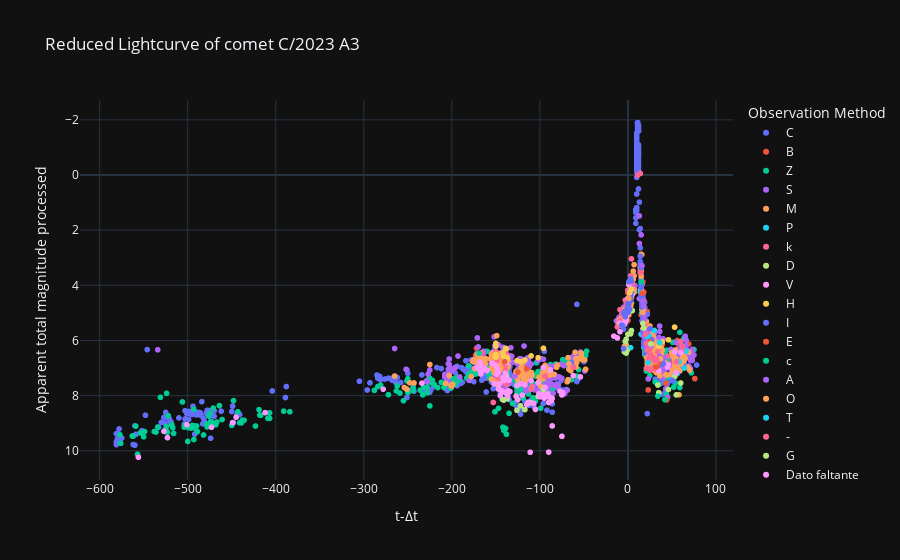

Notebook code cell kept with this figure:
### Code cell
# Curva de luz reducida
labels = {'delta_t':'t-Δt','magnitud_reducida':'Apparent total magnitude processed', 'obs_method_key' : 'Observation Method'}
fig = px.scatter(curva_de_luz_procesada_df, x='delta_t', y='magnitud_reducida', color='obs_method_key', template= 'plotly_dark', labels= labels, title=f'Reduced Lightcurve of comet {nombre_cometa}')
fig.update_yaxes(autorange="reversed")
fig.show()

### Figure 1 — Plotly figure (JSON) as saved in the notebook; plotly's stock layout.template omitted (floating-point values rounded to 4 significant figures; data arrays with more than 128 entries replaced by an {"elided": "..."} marker saying what was removed)
{"data": [{"hovertemplate": "Observation Method=C<br>t-Δt=%{x}<br>Apparent total magnitude processed=%{y}<extra></extra>", "legendgroup": "C", "marker": {"color": "#636efa", "symbol": "circle"}, "mode": "markers", "name": "C", "showlegend": true, "type": "scattergl", "x": {"elided": "583 int values"}, "xaxis": "x", "y": {"elided": "583 float values"}, "yaxis": "y"}, {"hovertemplate": "Observation Method=B<br>t-Δt=%{x}<br>Apparent total magnitude processed=%{y}<extra></extra>", "legendgroup": "B", "marker": {"color": "#EF553B", "symbol": "circle"}, "mode": "markers", "name": "B", "showlegend": true, "type": "scattergl", "x": {"elided": "157 int values"}, "xaxis": "x", "y": {"elided": "157 float values"}, "yaxis": "y"}, {"hovertemplate": "Observation Method=Z<br>t-Δt=%{x}<br>Apparent total magnitude processed=%{y}<extra></extra>", "legendgroup": "Z", "marker": {"color": "#00cc96", "symbol": "circle"}, "mode": "markers", "name": "Z", "showlegend": true, "type": "scattergl", "x": {"elided": "347 int values"}, "xaxis": "x", "y": {"elided": "347 float values"}, "yaxis": "y"}, {"hovertemplate": "Observation Method=S<br>t-Δt=%{x}<br>Apparent total magnitude processed=%{y}<extra></extra>", "legendgroup": "S", "marker": {"color": "#ab63fa", "symbol": "circle"}, "mode": "markers", "name": "S", "showlegend": true, "type": "scattergl", "x": {"elided": "424 int values"}, "xaxis": "x", "y": {"elided": "424 float values"}, "yaxis": "y"}, {"hovertemplate": "Observation Method=M<br>t-Δt=%{x}<br>Apparent total magnitude processed=%{y}<extra></extra>", "legendgroup": "M", "marker": {"color": "#FFA15A", "symbol": "circle"}, "mode": "markers", "name": "M", "showlegend": true, "type": "scattergl", "x": {"elided": "516 int values"}, "xaxis": "x", "y": {"elided": "516 float values"}, "yaxis": "y"}, {"hovertemplate": "Observation Method=P<br>t-Δt=%{x}<br>Apparent total magnitude processed=%{y}<extra></extra>", "legendgroup": "P", "marker": {"color": "#19d3f3", "symbol": "circle"}, "mode": "markers", "name": "P", "showlegend": true, "type": "scattergl", "x": [66, 64, 58, 56, 54, 49, 30, 24, 22, 18, 18, 17, 16, 16, 15, 15, 14, 3], "xaxis": "x", "y": [6.387, 7.001, 6.77, 7.203, 7.244, 7.424, 5.637, 5.833, 6.154, 6.25, 5.75, 5.28, 4.987, 4.587, 5.773, 3.873, 4.244, 6.26], "yaxis": "y"}, {"hovertemplate": "Observation Method=k<br>t-Δt=%{x}<br>Apparent total magnitude processed=%{y}<extra></extra>", "legendgroup": "k", "marker": {"color": "#FF6692", "symbol": "circle"}, "mode": "markers", "name": "k", "showlegend": true, "type": "scattergl", "x": [62, 61, 60, 55, 45, 34, 30, 26, 25, 22, 21, 5, 4, 3, 1, 0, -1, -2, -2, -3, -3, -3, -4, -7, -9, -9, -12, -62, -94, -109, -110, -120, -138, -138, -138, -139, -139, -139, -139, -144, -148, -149, -150, -150, -153, -166], "xaxis": "x", "y": [6.219, 6.379, 6.042, 6.774, 6.564, 6.415, 7.037, 7.024, 7.076, 6.154, 7.009, 3.918, 3.042, 3.66, 3.873, 4.175, 4.668, 4.658, 4.758, 5.037, 5.037, 4.537, 5.016, 5.043, 5.282, 4.882, 5.509, 6.975, 7.303, 7.669, 7.761, 7.586, 7.601, 6.301, 6.501, 6.688, 6.888, 6.888, 7.088, 7.513, 7.344, 6.726, 6.407, 6.607, 8.247, 6.442], "yaxis": "y"}, {"hovertemplate": "Observation Method=D<br>t-Δt=%{x}<br>Apparent total magnitude processed=%{y}<extra></extra>", "legendgroup": "D", "marker": {"color": "#B6E880", "symbol": "circle"}, "mode": "markers", "name": "D", "showlegend": true, "type": "scattergl", "x": [60, 55, 53, 46, 35, 34, 5, 4, 3, 0, -1, -2, -2, -3, -3, -3, -4, -96, -102, -110, -117, -122, -126, -137, -138, -141, -142], "xaxis": "x", "y": [7.542, 7.974, 7.317, 7.776, 7.892, 7.615, 4.918, 5.642, 5.76, 5.775, 6.368, 5.958, 6.458, 6.037, 6.337, 6.037, 6.416, 7.782, 8.026, 8.261, 8.508, 8.369, 8.534, 8.115, 7.301, 8.159, 8.145], "yaxis": "y"}, {"hovertemplate": "Observation Method=V<br>t-Δt=%{x}<br>Apparent total magnitude processed=%{y}<extra></extra>", "legendgroup": "V", "marker": {"color": "#FF97FF", "symbol": "circle"}, "mode": "markers", "name": "V", "showlegend": true, "type": "scattergl", "x": [60, 55, 53, 46, 45, 41, 39, 35, 34, 30, 22, 18, 17, 5, 4, 3, 2, 1, 0, -1, -2, -2, -3, -3, -3, -4, -7, -9, -9, -12, -16, -54, -62, -74, -75, -75, -77, -86, -86, -87, -88, -88, -90, -90, -91, -92, -94, -95, -96, -96, -97, -100, -101, -102, -105, -107, -110, -111, -113, -115, -117, -120, -122, -125, -126, -127, -134, -135, -135, -136, -137, -137, -138, -139, -140, -141, -141, -142, -144, -145, -146, -147, -148, -148, -149, -150, -152, -154, -160, -161, -164, -165, -166, -166, -167, -168, -168, -172, -234, -278, -412, -445, -449, -473, -501, -523, -527, -556], "xaxis": "x", "y": [6.442, 7.174, 6.417, 6.876, 6.964, 6.842, 6.745, 7.092, 6.715, 6.737, 6.154, 5.55, 5.18, 4.318, 3.842, 4.26, 4.369, 3.973, 4.475, 5.068, 5.258, 5.058, 5.337, 5.337, 5.137, 5.416, 5.443, 5.382, 5.682, 5.909, 5.844, 7.322, 7.275, 7.895, 7.976, 9.476, 7.84, 8.099, 9.099, 8.186, 8.074, 7.074, 8.249, 10.05, 7.937, 8.025, 7.703, 8.092, 7.982, 6.982, 7.972, 8.044, 7.935, 7.526, 8.5, 8.285, 7.461, 10.05, 8.239, 8.325, 7.608, 7.986, 7.569, 8.143, 7.634, 8.025, 7.852, 7.84, 7.44, 7.827, 7.415, 8.015, 6.801, 7.188, 7.874, 7.359, 7.459, 7.345, 7.813, 7.996, 7.581, 7.762, 7.044, 7.144, 7.226, 6.907, 7.568, 6.827, 7.092, 7.067, 6.993, 7.068, 6.942, 6.942, 7.215, 7.088, 6.788, 6.979, 7.549, 7.765, 8.617, 8.783, 8.979, 9.147, 9.055, 9.523, 9.293, 10.23], "yaxis": "y"}, {"hovertemplate": "Observation Method=H<br>t-Δt=%{x}<br>Apparent total magnitude processed=%{y}<extra></extra>", "legendgroup": "H", "marker": {"color": "#FECB52", "symbol": "circle"}, "mode": "markers", "name": "H", "showlegend": true, "type": "scattergl", "x": [53, 46, 39, 35, -96, -102, -110, -117, -122, -126, -137, -138, -138, -139, -139, -141, -142, -150, -150, -150, -150], "xaxis": "x", "y": [5.517, 5.976, 6.045, 6.192, 6.282, 6.626, 6.561, 6.708, 6.769, 6.734, 6.615, 6.301, 6.701, 6.288, 6.688, 6.559, 6.445, 6.107, 6.507, 6.207, 6.607], "yaxis": "y"}, {"hovertemplate": "Observation Method=I<br>t-Δt=%{x}<br>Apparent total magnitude processed=%{y}<extra></extra>", "legendgroup": "I", "marker": {"color": "#636efa", "symbol": "circle"}, "mode": "markers", "name": "I", "showlegend": true, "type": "scattergl", "x": [51, 50, 40, 37, 36, 34, 27, 25, 25, 25, 24, 24, 23, 22, 22, 22, 22, 22, 21, 21, 21, 20, 20, 20, 20, 19, 19, 19, 19, 19, 18, 18, 18, 18, 18, 18, 18, 18, 18, 18, 17, 17, 17, 17, 17, 17, 17, 17, 16, 16, 16, 16, 16, 16, 15, 15, 15, 15, 15, 15, 15, 15, 15, 15, 15, 15, 14, 14, 14, 14, 13, 13, 12, 10, 4, 4, 4, 4, 3, 3, 3, 3, 3, 3, 3, 2, 2, 2, 1, 1, 1, 1, 0, 0, 0, 0, 0, -3, -3, -3, -5, -5, -6, -7], "xaxis": "x", "y": [7.468, 7.444, 6.843, 6.864, 6.778, 6.915, 5.969, 6.076, 5.976, 5.576, 6.333, 6.233, 6.294, 6.254, 6.154, 6.154, 6.254, 5.054, 5.709, 5.809, 6.109, 6.466, 5.666, 5.966, 6.266, 6.212, 6.112, 5.012, 5.712, 5.912, 6.15, 5.75, 5.25, 6.05, 5.65, 5.15, 5.75, 5.55, 5.65, 5.05, 4.68, 5.18, 5.68, 5.68, 4.68, 4.58, 5.38, 5.18, 4.387, 4.587, 4.787, 4.787, 4.687, 5.287, 4.373, 4.373, 4.073, 3.873, 3.373, 3.873, 3.873, 3.873, 3.273, 3.873, 3.973, 4.073, 3.244, 2.944, 2.944, 3.144, 1.985, 0.9852, 0.5069, 1.189, 4.242, 3.842, 4.142, 4.142, 3.76, 4.36, 4.56, 4.46, 4.56, 4.56, 4.56, 4.469, 4.469, 4.869, 4.473, 4.673, 4.673, 4.573, 4.675, 4.775, 4.975, 4.975, 4.775, 4.937, 4.937, 5.137, 4.997, 6.297, 5.466, 5.443], "yaxis": "y"}, {"hovertemplate": "Observation Method=E<br>t-Δt=%{x}<br>Apparent total magnitude processed=%{y}<extra></extra>", "legendgroup": "E", "marker": {"color": "#EF553B", "symbol": "circle"}, "mode": "markers", "name": "E", "showlegend": true, "type": "scattergl", "x": [44, 43, 35, 33, 32, 31, 25, 24, 16, -140], "xaxis": "x", "y": [8.154, 7.546, 6.792, 6.939, 6.968, 6.902, 6.276, 6.033, 4.287, 6.774], "yaxis": "y"}, {"hovertemplate": "Observation Method=c<br>t-Δt=%{x}<br>Apparent total magnitude processed=%{y}<extra></extra>", "legendgroup": "c", "marker": {"color": "#00cc96", "symbol": "circle"}, "mode": "markers", "name": "c", "showlegend": true, "type": "scattergl", "x": [42, 34, 15, -135, -138, -139, -141, -142, -147, -151, -169], "xaxis": "x", "y": [8.144, 8.015, 3.873, 8.64, 9.401, 9.188, 9.259, 9.145, 8.462, 8.588, 6.461], "yaxis": "y"}, {"hovertemplate": "Observation Method=A<br>t-Δt=%{x}<br>Apparent total magnitude processed=%{y}<extra></extra>", "legendgroup": "A", "marker": {"color": "#ab63fa", "symbol": "circle"}, "mode": "markers", "name": "A", "showlegend": true, "type": "scattergl", "x": [41, 36, 35, 26, 24, 22, 21, 20, 20, 19, 18, 18, 18, 17, 16, 15], "xaxis": "x", "y": [6.642, 6.578, 5.892, 6.224, 6.133, 5.754, 6.209, 5.866, 5.666, 5.212, 5.05, 5.85, 4.75, 4.58, 3.287, 2.173], "yaxis": "y"}, {"hovertemplate": "Observation Method=O<br>t-Δt=%{x}<br>Apparent total magnitude processed=%{y}<extra></extra>", "legendgroup": "O", "marker": {"color": "#FFA15A", "symbol": "circle"}, "mode": "markers", "name": "O", "showlegend": true, "type": "scattergl", "x": [37, 32, 30, 29, 24, 23, 17, 1], "xaxis": "x", "y": [6.664, 6.768, 6.737, 6.776, 6.633, 6.594, 4.98, 4.473], "yaxis": "y"}, {"hovertemplate": "Observation Method=T<br>t-Δt=%{x}<br>Apparent total magnitude processed=%{y}<extra></extra>", "legendgroup": "T", "marker": {"color": "#19d3f3", "symbol": "circle"}, "mode": "markers", "name": "T", "showlegend": true, "type": "scattergl", "x": [36, 23, 22], "xaxis": "x", "y": [6.078, 6.794, 5.854], "yaxis": "y"}, {"hovertemplate": "Observation Method=-<br>t-Δt=%{x}<br>Apparent total magnitude processed=%{y}<extra></extra>", "legendgroup": "-", "marker": {"color": "#FF6692", "symbol": "circle"}, "mode": "markers", "name": "-", "showlegend": true, "type": "scattergl", "x": [33, 32, 31, 30, 30, 29, 26, 24, 24, 22, 21, 20, 19, 14, 14, 14, 14, 11], "xaxis": "x", "y": [6.739, 6.668, 6.702, 6.737, 6.637, 6.676, 6.524, 6.633, 6.333, 6.354, 6.109, 5.766, 5.412, 3.544, 3.544, -0.05629, -0.05629, 0.006221], "yaxis": "y"}, {"hovertemplate": "Observation Method=G<br>t-Δt=%{x}<br>Apparent total magnitude processed=%{y}<extra></extra>", "legendgroup": "G", "marker": {"color": "#B6E880", "symbol": "circle"}, "mode": "markers", "name": "G", "showlegend": true, "type": "scattergl", "x": [26, 18, 17], "xaxis": "x", "y": [6.124, 5.55, 5.38], "yaxis": "y"}, {"hovertemplate": "Observation Method=Dato faltante<br>t-Δt=%{x}<br>Apparent total magnitude processed=%{y}<extra></extra>", "legendgroup": "Dato faltante", "marker": {"color": "#FF97FF", "symbol": "circle"}, "mode": "markers", "name": "Dato faltante", "showlegend": true, "type": "scattergl", "x": [18], "xaxis": "x", "y": [null], "yaxis": "y"}, {"hovertemplate": "Observation Method=t<br>t-Δt=%{x}<br>Apparent total magnitude processed=%{y}<extra></extra>", "legendgroup": "t", "marker": {"color": "#FECB52", "symbol": "circle"}, "mode": "markers", "name": "t", "showlegend": true, "type": "scattergl", "x": [4, 2], "xaxis": "x", "y": [4.142, 4.269], "yaxis": "y"}, {"hovertemplate": "Observation Method=i<br>t-Δt=%{x}<br>Apparent total magnitude processed=%{y}<extra></extra>", "legendgroup": "i", "marker": {"color": "#636efa", "symbol": "circle"}, "mode": "markers", "name": "i", "showlegend": true, "type": "scattergl", "x": [1], "xaxis": "x", "y": [3.873], "yaxis": "y"}, {"hovertemplate": "Observation Method=d<br>t-Δt=%{x}<br>Apparent total magnitude processed=%{y}<extra></extra>", "legendgroup": "d", "marker": {"color": "#EF553B", "symbol": "circle"}, "mode": "markers", "name": "d", "showlegend": true, "type": "scattergl", "x": [-115, -125], "xaxis": "x", "y": [7.025, 7.143], "yaxis": "y"}], "layout": {"legend": {"title": {"text": "Observation Method"}, "tracegroupgap": 0}, "title": {"text": "Reduced Lightcurve of comet C/2023 A3"}, "xaxis": {"anchor": "y", "domain": [0, 1], "title": {"text": "t-Δt"}}, "yaxis": {"anchor": "x", "autorange": "reversed", "domain": [0, 1], "title": {"text": "Apparent total magnitude processed"}}}}
